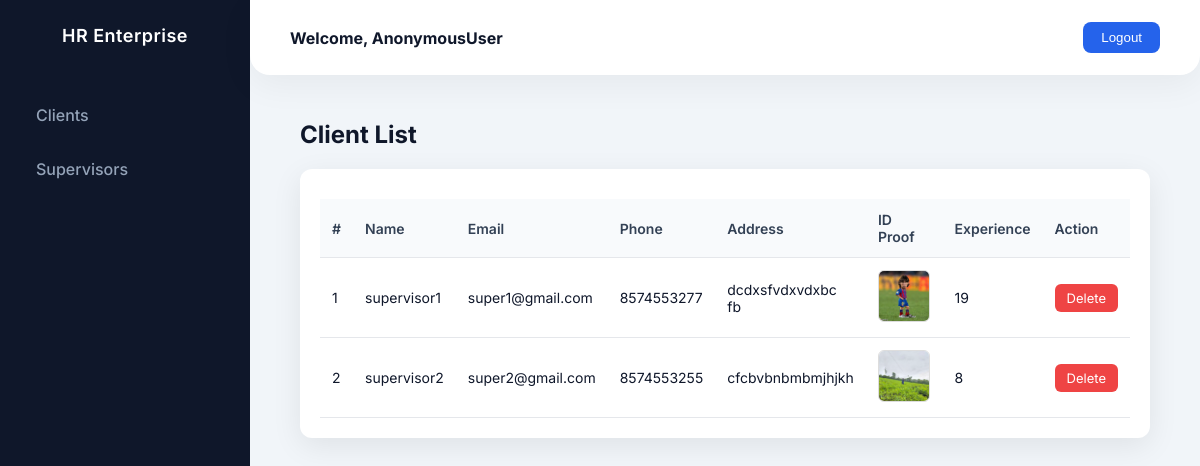
/supervisors_view, run on an earlier commit of the app's database.
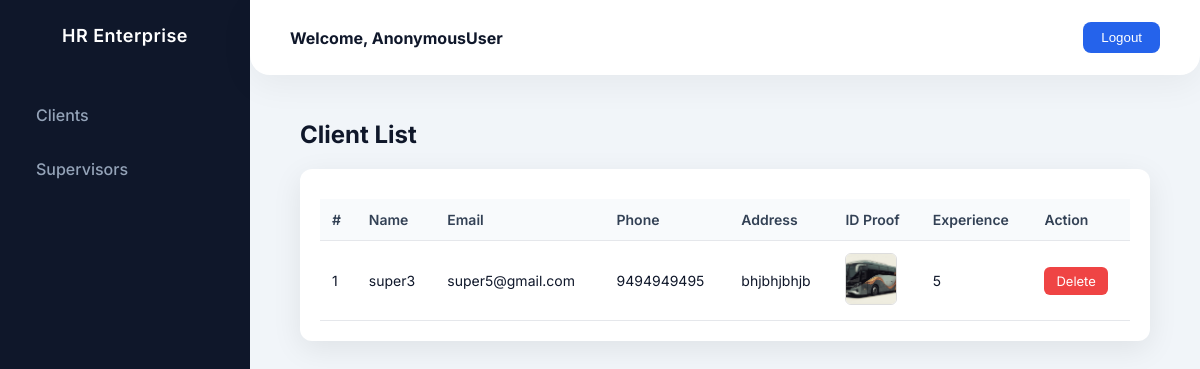
And on a later commit of the database.
### brush_track_app/models.py (models this page shows, shortened)
class Supervisor(models.Model):
    supervisor_details = models.OneToOneField("Login", on_delete=models.DO_NOTHING)
    name = models.CharField(max_length=100)
    email = models.EmailField()
    phone = models.IntegerField()
    address = models.TextField(max_length=50)
    document = models.FileField(upload_to='documents/')
    id_proof = models.FileField(upload_to='documents/')
    experience_years = models.IntegerField()
    is_active = models.BooleanField(default=True)

### brush_track_app/adminview.py (the view)
# urls.py: path('supervisors_view',adminview.supervisors_view,name='supervisors_view'),
def supervisors_view(request):
    data = Supervisor.objects.all()
    return render(request, 'admin/super.html', {"data":data})

### templates/admin/super.html (shortened to what this page needs)
{% extends "admin/admin.html" %}
{% load crispy_forms_tags %}
{% block content %}
<div class="page-header">
<div class="page-title">
Client List
</div>
</div>
<div class="table-card">
<table>
<thead>
<tr>
<th>#</th>
<th>Name</th>
<th>Email</th>
<th>Phone</th>
<th>Address</th>
<th>ID Proof</th>
<th>Experience</th>
<th>Action</th>
</tr>
</thead>
<tbody>
{% for i in data %}
<tr>
<td>{{ forloop.counter }}</td>
<td>{{ i.name }}</td>
<td>{{ i.email }}</td>
<td>{{ i.phone }}</td>
<td>{{ i.address }}</td>
<td>
{% if i.document %}
<img src="{{ i.document.url }}" class="avatar">
{% else %}
No File
{% endif %}
</td>
<td>{{ i.experience_years }}</td>
<td>
<a href="{% url 'super_delete' i.id %}"
class="btn-delete"
onclick="return confirm('Are you sure you want to delete {{ i.name }}?');">
Delete
</a>
</td>
</tr>
{% empty %}
<tr>
<td colspan="8" class="empty">
No clients found
</td>
</tr>
{% endfor %}
</tbody>
</table>
</div>
{% endblock %}

What changed in the data, as far as the page shows it:
removed Supervisor: name "supervisor2", email "super2@gmail.com", phone "8574553255", address "cfcbvbnbmbmjhjkh", document (picture), experience_years "8"
changed Supervisor: name "supervisor1" → "super3"; email "super1@gmail.com" → "super5@gmail.com"; phone "8574553277" → "9494949495"; address "dcdxsfvdxvdxbc fb" → "bhjbhjbhjb"; document: a different picture; experience_years "19" → "5"
